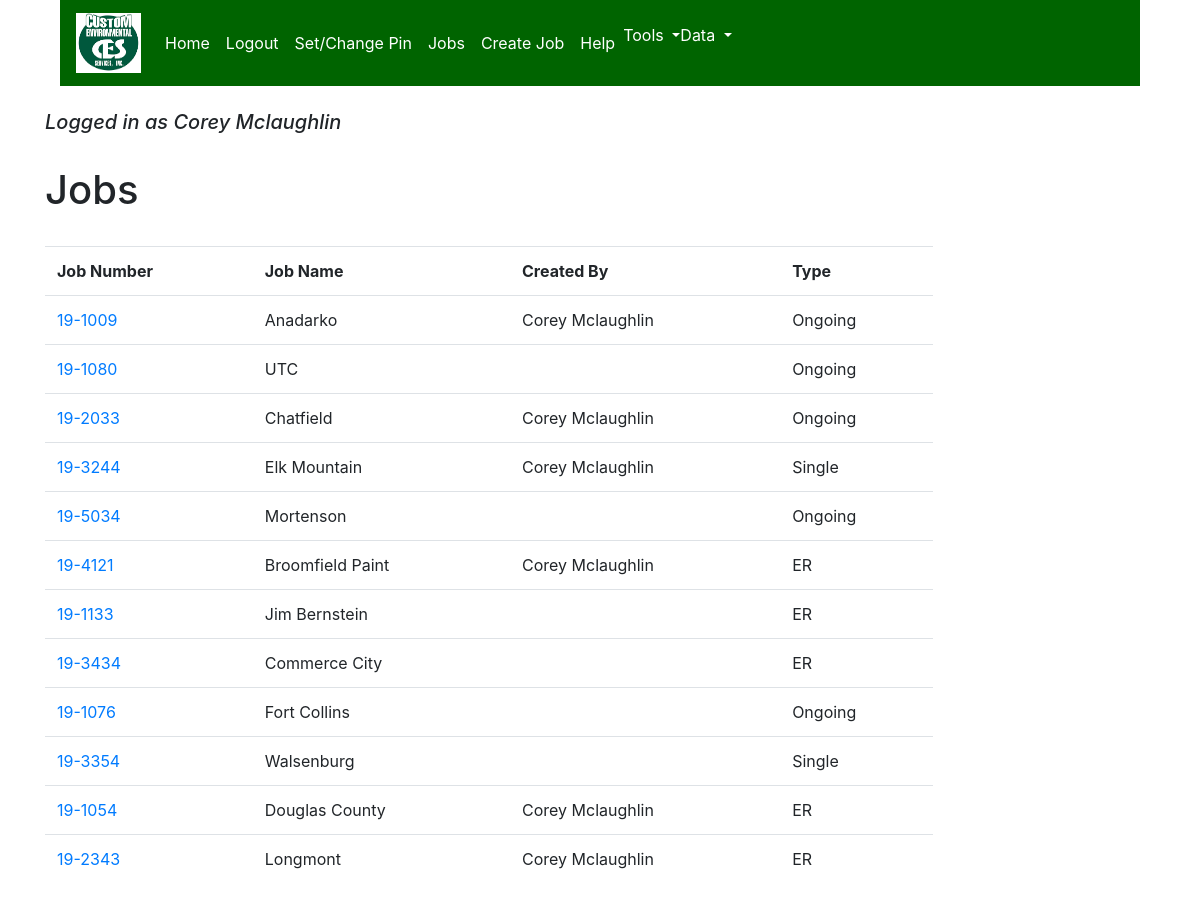
/time_sheet/jobs (signed in), run on the app's committed database.
### accounts/models.py (models this page shows, shortened)
class User(AbstractBaseUser):
    email = models.EmailField(max_length=255, unique=True)
    first_name = models.CharField(max_length=30)
    last_name = models.CharField(max_length=40)
    time_stamp = models.DateTimeField(auto_now_add=True)
    is_active = models.BooleanField(default=True)
    is_staff = models.BooleanField(default=False)
    is_admin = models.BooleanField(default=False)
    USERNAME_FIELD = 'email'
    REQUIRED_FIELDS = []  # email and password are included by default
    objects = UserManager()
    def get_full_name(self):
        return self.first_name + ' ' + self.last_name

class Employee(models.Model):
    user = models.OneToOneField(User, on_delete=models.CASCADE)
    pin = models.CharField(max_length=15, default=0000, blank=True, null=True)
    phone_number = models.CharField(max_length=15, blank=True, null=True, default='')
    def get_full_name(self):
        return self.user.get_full_name()

### time_sheet/models.py (models this page shows, shortened)
class Job(models.Model):
    JOB_TYPE_CHOICES = (
        ('Single', 'Single'),
        ('Ongoing', 'Ongoing'),
        ('ER', 'ER'),
    )
    name = models.CharField(max_length=100)
    job_num = models.CharField(max_length=20, unique=True)
    address = models.CharField(max_length=150, blank=True, null=True, help_text='* Only if Job always has same address') # can set this here if it is always the same, else set on WorkDay
    created_by = models.ForeignKey(Employee, on_delete=models.SET_NULL, null=True, blank=True)
    type = models.CharField(max_length=20, choices=JOB_TYPE_CHOICES)
    created_date = models.DateField(auto_now_add=True, blank=True, null=True)
    notes = models.TextField(default='')
    def format_job_num(self):
        nums = list(self.job_num)
        nums.insert(2, '-')
        yes = ''.join(nums)
        return yes

### time_sheet/views.py (the view)
# urls.py: path('jobs', JobsView.as_view(), name='jobs'),
class JobsView(View):
    def get(self, request):
        context = {
            'jobs': Job.objects.all()
        }
        return render(request, 'jobs.html', context)

### time_sheet/templates/jobs.html
{% extends 'base.html' %}
{% block content %}
<h1>Jobs</h1>
<br>
{% if jobs %}
    <table class="table" style="width:80%">
        <tr>
            <th>Job Number</th>
            <th>Job Name</th>
            <th>Created By</th>
            <th>Type</th>
        </tr>
    {% for job in jobs %}
            <tr>
                <td><a href="{% url 'single_job' job_id=job.id %}">{{ job.format_job_num }}</a></td>
                <td>{{ job.name }}</td>
                <td>{{ job.created_by.get_full_name }}</td>
                <td>{{ job.type }}</td>
            </tr>
{% endfor %}
    </table>
{% else %}
    <h5>No jobs added yet...</h5>
{% endif %}
{% endblock content %}

### templates/base.html (shortened to what this page needs)
<!DOCTYPE html>
<html>
<head>
    <link rel="stylesheet" href="https://stackpath.bootstrapcdn.com/bootstrap/4.1.3/css/bootstrap.min.css">
    <link href="//netdna.bootstrapcdn.com/bootstrap/3.0.0/css/bootstrap-glyphicons.css" rel="stylesheet">
</head>
{% load static %}
<header>
    <div class="container clearfix">
        <div class= "navbar-wrapper">
            <div class="container">
                <nav class = "navbar navbar-expand-md" id="navbar_whole">
                    <a class="navbar-brand" href="{%url 'home' %}">
                         <img class="img-responsive" src="/static/images/ces_logo_image.png" height="60" width="65">
                    </a>
                    <div class="collapse navbar-collapse" id="collapsibleNav">
                        <ul class="nav navbar-nav">
                            <li class="navbar-item">
                                <a class="nav-link" href="{% url 'home' %}">Home</a>
                            </li>
                            <li class="navbar-item">
                                <a class="nav-link" href="{% url 'logout' %}">Logout</a>
                            </li>
                            <li class="navbar-item">
                                <a class="nav-link" href="{% url 'set_pin' %}">Set/Change Pin</a>
                            </li>
                            <li class="navbar-item">
                                <a class="nav-link" href="{% url 'jobs' %}">Jobs</a>
                            </li>
                            <li class="navbar-item">
                                <a class="nav-link" href="{% url 'create_job' %}">Create Job</a>
                            </li>
                            <li class="navbar-item">
                                <a class="nav-link" href="{% url 'help' %}">Help</a>
                            <li class="dropdown">
                                <a class="dropdown-toggle" data-toggle="dropdown" href="#">Tools </a>
                            </li>
                            <li class="dropdown">
                                <a class="dropdown-toggle" data-toggle="dropdown" href="#">Data </a>
                            </li>
                        </ul>
                    </div>
                </nav>
            </div>
        </div>
    </div>
</header>
<div class="container">
<body>
{% block body %}
<br>
<i><h5>Logged in as {{ user.get_full_name }}</h5></i>
<br>
{% block content %}{% endblock content %}
{% endblock body %}
</body>
</div>
</html>

### templates/base.html (style rules this page uses)
#navbar_whole { background-color: darkgreen; }
nav .navbar-nav li a { color: white !important; }

### data on the page
User: get_full_name "Corey Mclaughlin"
Job: format_job_num "19-1009", name "Anadarko", created_by.get_full_name "Corey Mclaughlin", type "Ongoing"
Job: format_job_num "19-1080", name "UTC", type "Ongoing"
Job: format_job_num "19-2033", name "Chatfield", created_by.get_full_name "Corey Mclaughlin", type "Ongoing"
Job: format_job_num "19-3244", name "Elk Mountain", created_by.get_full_name "Corey Mclaughlin", type "Single"
Job: format_job_num "19-5034", name "Mortenson", type "Ongoing"
Job: format_job_num "19-4121", name "Broomfield Paint", created_by.get_full_name "Corey Mclaughlin", type "ER"
Job: format_job_num "19-1133", name "Jim Bernstein", type "ER"
Job: format_job_num "19-3434", name "Commerce City", type "ER"
Job: format_job_num "19-1076", name "Fort Collins", type "Ongoing"
Job: format_job_num "19-3354", name "Walsenburg", type "Single"
Job: format_job_num "19-1054", name "Douglas County", created_by.get_full_name "Corey Mclaughlin", type "ER"
Job: format_job_num "19-2343", name "Longmont", created_by.get_full_name "Corey Mclaughlin", type "ER"
